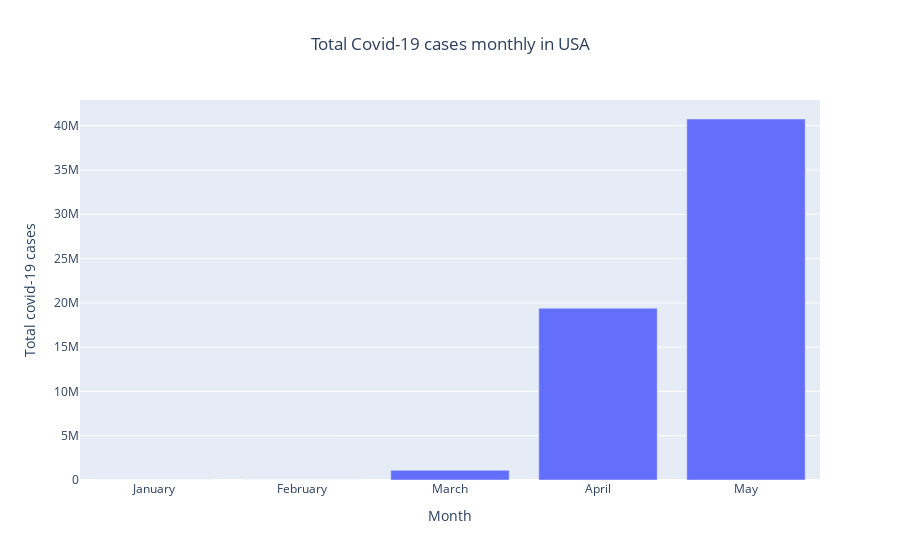

The notebook cell saved with this chart:
### Code cell
trace = go.Bar(
    x = ['January','February','March','April','May'],
    y = [df_jan['cases'].sum(),df_feb['cases'].sum(),df_mar['cases'].sum(),df_apr['cases'].sum(),df_may['cases'].sum()]
    )

layout = go.Layout(
    title = 'Total Covid-19 cases monthly in USA',
    title_x = 0.5,
    xaxis = dict(title = 'Month'),
    yaxis = dict(title = 'Total covid-19 cases')
    )
data = [trace]

fig = go.Figure(data = data,layout = layout)
print('Total covid-19 cases in January-->',df_jan['cases'].sum())
print('Total covid-19 cases in February-->',df_feb['cases'].sum())
print('Total covid-19 cases in March-->',df_mar['cases'].sum())
print('Total covid-19 cases in April-->',df_apr['cases'].sum())
print('Total covid-19 cases in May-->',df_may['cases'].sum())
iplot(fig)

### Figure 1 — Plotly figure (JSON) as saved in the notebook; plotly's stock layout.template omitted (floating-point values rounded to 4 significant figures)
{"data": [{"type": "bar", "x": ["January", "February", "March", "April", "May"], "y": [40, 728, 1094806, 19388944, 40752719]}], "layout": {"title": {"text": "Total Covid-19 cases monthly in USA", "x": 0.5}, "xaxis": {"title": {"text": "Month"}}, "yaxis": {"title": {"text": "Total covid-19 cases"}}}}
